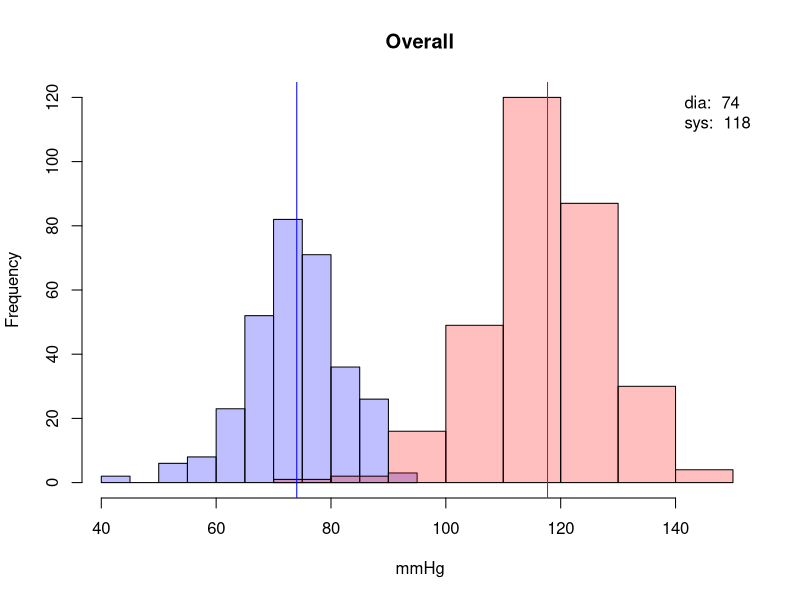
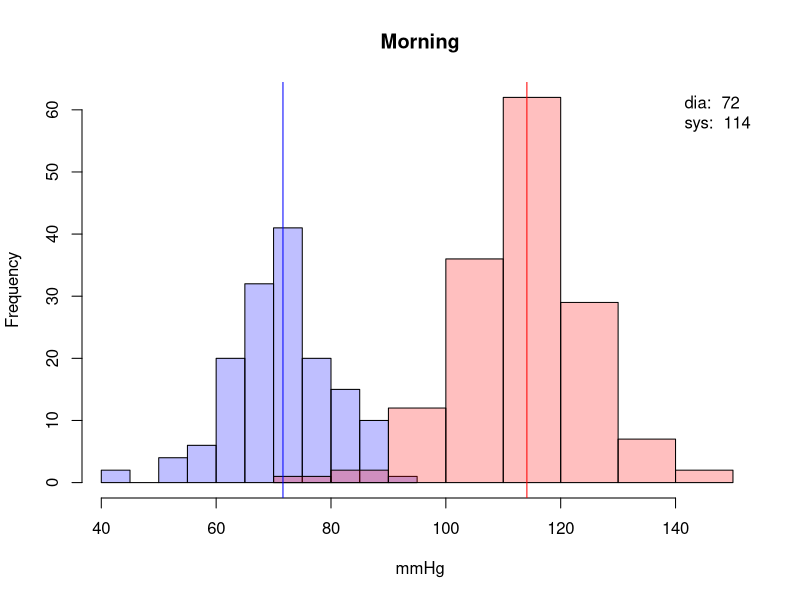
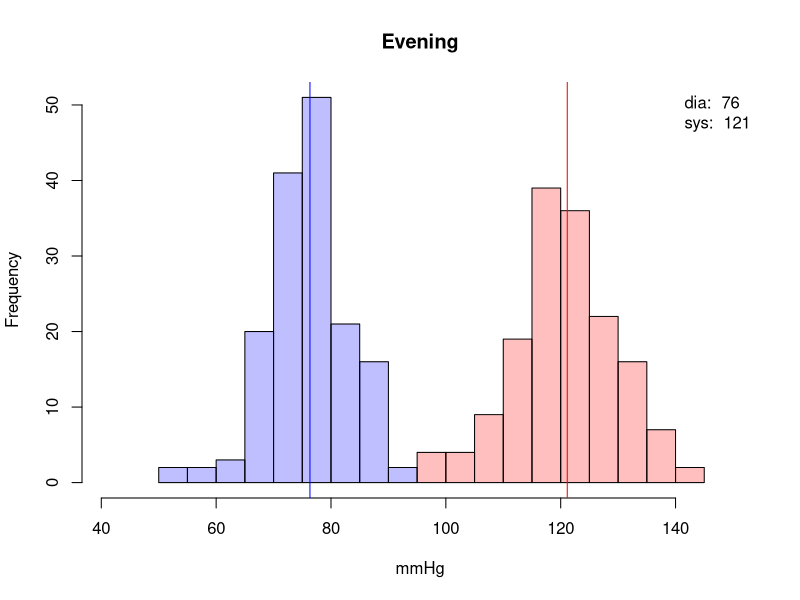
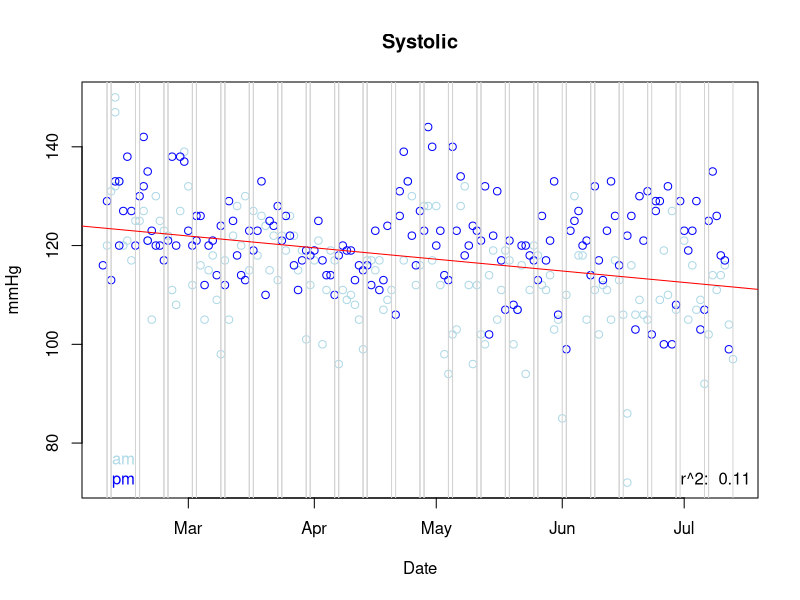
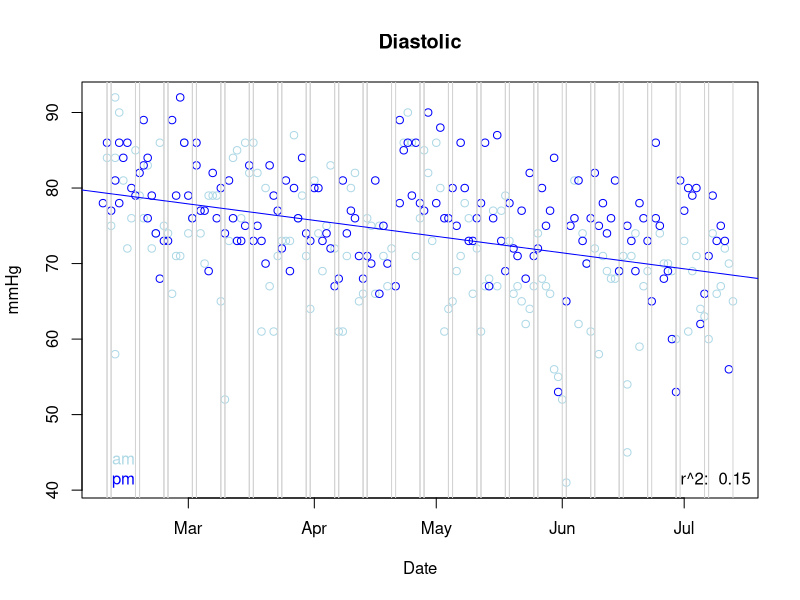
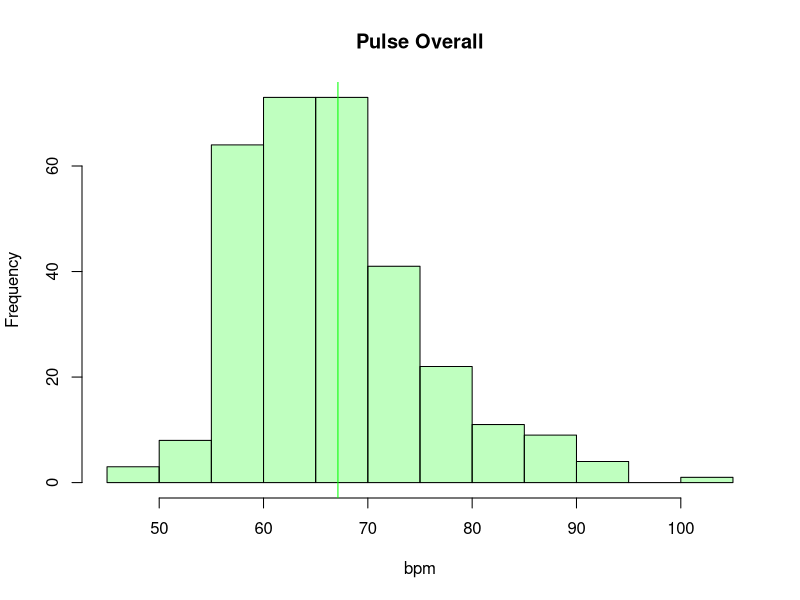
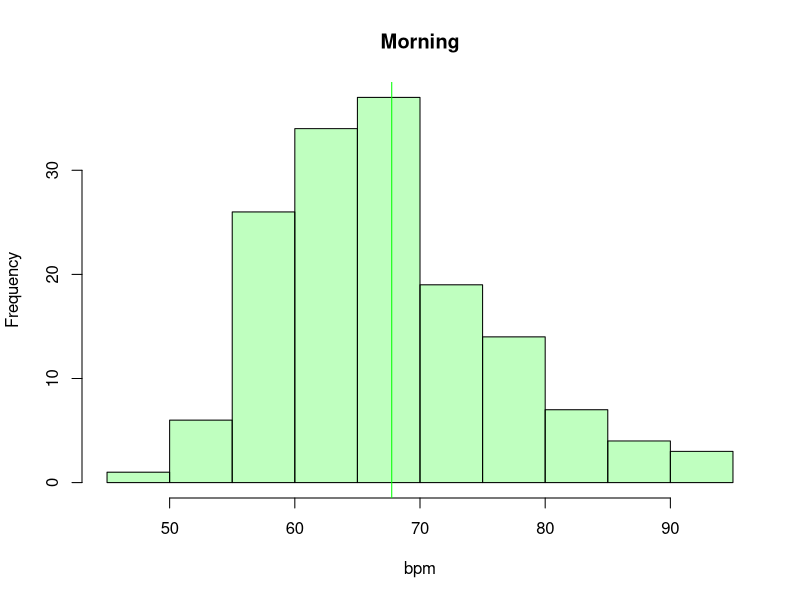
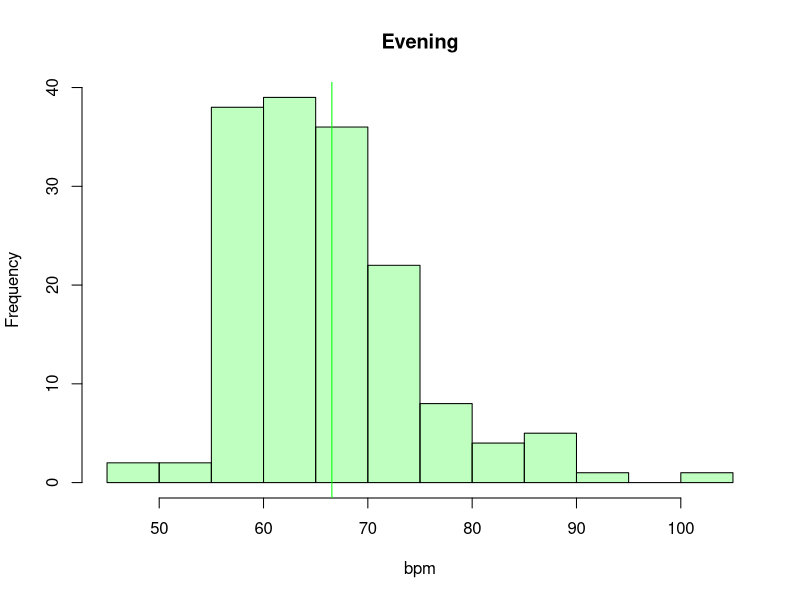

The R script that drew these images, in order:
## ---- chunk 1
library(lubridate)
## ---- chunk 2
bp <- read.csv(file="bp.csv", header=TRUE, sep=",")
bp$datetime <- paste(bp$date, bp$time)
am <- hour(bp$datetime) < 12
pm <- hour(bp$datetime) >= 12
dates <- as.Date(bp$datetime)
mp <- c(min(bp$dia), max(bp$sys))
cdia <- rgb(0,0,1,1/4)
csys <- rgb(1,0,0,1/4)
cpul <- rgb(0,1,0,1/4)
## ---- chunk 3
plot.blood.pressure <- function(bp, title) {
  hsys <- hist(bp$sys, breaks=10, plot=F)
  hdia <- hist(bp$dia, breaks=10, plot=F)
  mc <- c(0, max(c(hsys$counts, hdia$counts)))
  plot(hdia, col=cdia, xlim=mp, ylim=mc, main = title, xlab = "mmHg")
  plot(hsys, col=csys, xlim=mp, ylim=mc, add=T)
  mdia <- mean(bp$dia)
  msys <- mean(bp$sys)
  abline(v=c(msys, mdia), col=c("red","blue"))
  legend("topright", bty="n", legend=c(paste("dia: ", format(mdia, digits=2)), paste("sys: ", format(msys, digits=2))))
}
## ---- chunk 4
plot.blood.pressure(bp, "Overall")
## ---- chunk 5
plot.blood.pressure(bp[am,], "Morning")
## ---- chunk 6
plot.blood.pressure(bp[pm,], "Evening")
## ---- chunk 7
plot.dates <- function(dates, points, title, col) {
  cs <- c("lightblue", "blue")
  plot(dates[am], points[am], xlab="Date", ylab="mmHg", main=title, col=cs[1])
  points(dates[pm], points[pm], col=cs[2])
  abline(v=dates[wday(dates) %in% c(1,7)], col="lightgray")
  sd <- lm(points~dates)
  abline(sd, col=col)
  legend("bottomright", bty="n", legend=paste("r^2: ", format(summary(sd)$r.squared, digits=2)))
  legend("bottomleft", bty="n", legend=c("am", "pm"), text.col = cs, pt.bg=cs)
}
plot.dates(dates, bp$sys, "Systolic", "red")
plot.dates(dates, bp$dia, "Diastolic", "blue")
## ---- chunk 8
hpul <- hist(bp$pul, breaks=10, plot=F)
plot(hpul, col=cpul, main = "Pulse Overall", xlab = "bpm")
abline(v=mean(bp$pul), col="green")
## ---- chunk 9
hpul_am <- hist(bp[am,]$pul, plot=F)
plot(hpul_am, col=cpul, main="Morning", xlab="bpm")
abline(v=mean(bp[am,]$pul), col="green")
## ---- chunk 10
hpul_pm <- hist(bp[pm,]$pul, plot=F)
plot(hpul_pm, col=cpul, main="Evening", xlab="bpm")
abline(v=mean(bp[pm,]$pul), col="green")
## ---- chunk 11
plot.dates(dates, bp$pul, "Pulse", "green")
## ---- chunk 12
plot(bp$dia, bp$sys, xlab = "Diastolic", ylab="Systolic")
msd <- lm(bp$sys~bp$dia)
abline(msd)
legend("bottomright", bty="n", legend=paste("r^2: ", format(summary(msd)$r.squared, digits=2)))
